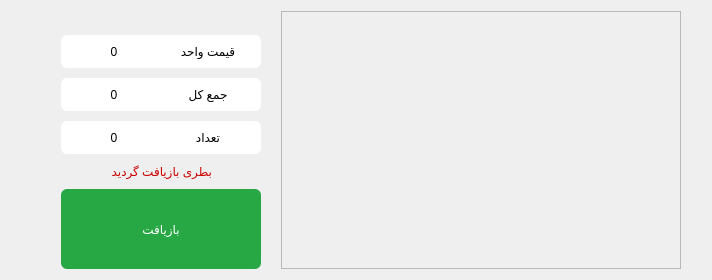
      <widget class="QWidget" name="pageManualDeliveryItems">
       <layout class="QVBoxLayout" name="verticalLayout_14">
        <item>
         <layout class="QHBoxLayout" name="horizontalLayout_12">
          <property name="spacing">
           <number>20</number>
          </property>
          <property name="leftMargin">
           <number>50</number>
          </property>
          <property name="rightMargin">
           <number>20</number>
          </property>
          <item>
           <layout class="QVBoxLayout" name="verticalLayout_18">
            <property name="spacing">
             <number>10</number>
            </property>
            <item alignment="Qt::AlignHCenter">
             <widget class="QLabel" name="lblSelectedItem">
              <property name="styleSheet">
               <string notr="true">font: 24pt &quot;IRANSansFaNum&quot;;
color:#000000;</string>
              </property>
              <property name="text">
               <string/>
              </property>
              <property name="alignment">
               <set>Qt::AlignCenter</set>
              </property>
             </widget>
            </item>
            <item>
             <widget class="QWidget" name="widget" native="true">
              <property name="maximumSize">
               <size>
                <width>16777215</width>
                <height>80</height>
               </size>
              </property>
              <property name="styleSheet">
               <string notr="true">background-color: rgb(255, 255, 255);
border-radius: 6px;</string>
              </property>
              <layout class="QHBoxLayout" name="horizontalLayout">
               <item>
                <widget class="QLabel" name="lblUnit">
                 <property name="styleSheet">
                  <string notr="true">font: 87 30pt &quot;IRANSansFaNum Black&quot;;
color:#000000;
</string>
                 </property>
                 <property name="text">
                  <string>0</string>
                 </property>
                 <property name="alignment">
                  <set>Qt::AlignCenter</set>
                 </property>
                </widget>
               </item>
               <item>
                <widget class="QLabel" name="UnitPrice">
                 <property name="styleSheet">
                  <string notr="true">font: 22pt &quot;IRANSans&quot;;
color:#000000;</string>
                 </property>
                 <property name="text">
                  <string>قیمت واحد</string>
                 </property>
                 <property name="alignment">
                  <set>Qt::AlignCenter</set>
                 </property>
                </widget>
               </item>
              </layout>
             </widget>
            </item>
            <item>
             <widget class="QWidget" name="widget_2" native="true">
              <property name="maximumSize">
               <size>
                <width>16777215</width>
                <height>80</height>
               </size>
              </property>
              <property name="styleSheet">
               <string notr="true">background-color: rgb(255, 255, 255);
border-radius: 6px;</string>
              </property>
              <layout class="QHBoxLayout" name="horizontalLayout_16">
               <item>
                <widget class="QLabel" name="lblTotal">
                 <property name="styleSheet">
                  <string notr="true">font: 87 30pt &quot;IRANSansFaNum Black&quot;;
color:#000000;
</string>
                 </property>
                 <property name="text">
                  <string>0</string>
                 </property>
                 <property name="alignment">
                  <set>Qt::AlignCenter</set>
                 </property>
                </widget>
               </item>
               <item>
                <widget class="QLabel" name="TotalPrice">
                 <property name="styleSheet">
                  <string notr="true">font: 22pt &quot;IRANSans&quot;;
color:#000000;</string>
                 </property>
                 <property name="text">
                  <string>جمع کل</string>
                 </property>
                 <property name="alignment">
                  <set>Qt::AlignCenter</set>
                 </property>
                </widget>
               </item>
              </layout>
             </widget>
            </item>
            <item>
             <widget class="QWidget" name="widget_3" native="true">
              <property name="maximumSize">
               <size>
                <width>16777215</width>
                <height>80</height>
               </size>
              </property>
              <property name="styleSheet">
               <string notr="true">background-color: rgb(255, 255, 255);
border-radius: 6px;</string>
              </property>
              <layout class="QHBoxLayout" name="horizontalLayout_15">
               <item>
                <widget class="QLabel" name="lblSelectedItemCount">
                 <property name="maximumSize">
                  <size>
                   <width>16777215</width>
                   <height>80</height>
                  </size>
                 </property>
                 <property name="styleSheet">
                  <string notr="true">font: 87 30pt &quot;IRANSansFaNum Black&quot;;
color:#000000;
</string>
                 </property>
                 <property name="text">
                  <string>0</string>
                 </property>
                 <property name="alignment">
                  <set>Qt::AlignCenter</set>
                 </property>
                </widget>
               </item>
               <item>
                <widget class="QLabel" name="label_14">
                 <property name="styleSheet">
                  <string notr="true">font: 22pt &quot;IRANSans&quot;;
color:#000000;</string>
                 </property>
                 <property name="text">
                  <string>تعداد</string>
                 </property>
                 <property name="alignment">
                  <set>Qt::AlignCenter</set>
                 </property>
                </widget>
               </item>
              </layout>
             </widget>
            </item>
            <item alignment="Qt::AlignHCenter|Qt::AlignTop">
             <widget class="QLabel" name="lblRecycledDone">
              <property name="styleSheet">
               <string notr="true">font: 32pt &quot;IRANSans&quot;;
color: rgb(204, 0, 0);</string>
              </property>
              <property name="text">
               <string>بطری بازیافت گردید</string>
              </property>
             </widget>
            </item>
            <item>
             <widget class="QPushButton" name="btnManualDeliveryRecycleItem">
              <property name="minimumSize">
               <size>
                <width>200</width>
                <height>80</height>
               </size>
              </property>
              <property name="maximumSize">
               <size>
                <width>11160</width>
                <height>80</height>
               </size>
              </property>
              <property name="styleSheet">
               <string notr="true">QPushButton{
background-color: #28a745;
color: rgb(255, 255, 255);
font: 24pt &quot;IRANSans&quot;;
padding: 3px; 
border: none; 
border-radius: 6px;
outline-style: none;
}
QPushButton:pressed {
background-color: #145222;
border-style: inset;
}</string>
              </property>
              <property name="text">
               <string>بازیافت</string>
              </property>
             </widget>
            </item>
           </layout>
          </item>
          <item>
           <widget class="QScrollArea" name="scrollAreaDelivery">
            <property name="minimumSize">
             <size>
              <width>400</width>
              <height>0</height>
             </size>
            </property>
            <property name="maximumSize">
             <size>
              <width>750</width>
              <height>16777215</height>
             </size>
            </property>
            <property name="styleSheet">
             <string notr="true">QScrollBar:vertical { width: 40px;background-color: #28a745}</string>
            </property>
            <property name="verticalScrollBarPolicy">
             <enum>Qt::ScrollBarAsNeeded</enum>
            </property>
            <property name="widgetResizable">
             <bool>true</bool>
            </property>
            <widget class="QWidget" name="scrollWidgetManualDelivery">
             <property name="geometry">
              <rect>
               <x>0</x>
               <y>0</y>
               <width>381</width>
               <height>16</height>
              </rect>
             </property>
             <property name="maximumSize">
              <size>
               <width>16777215</width>
               <height>16777215</height>
              </size>
             </property>
            </widget>
           </widget>
          </item>
         </layout>
        </item>
        <item>
         <layout class="QHBoxLayout" name="horizontalLayout_11"/>
        </item>
       </layout>
      </widget>
